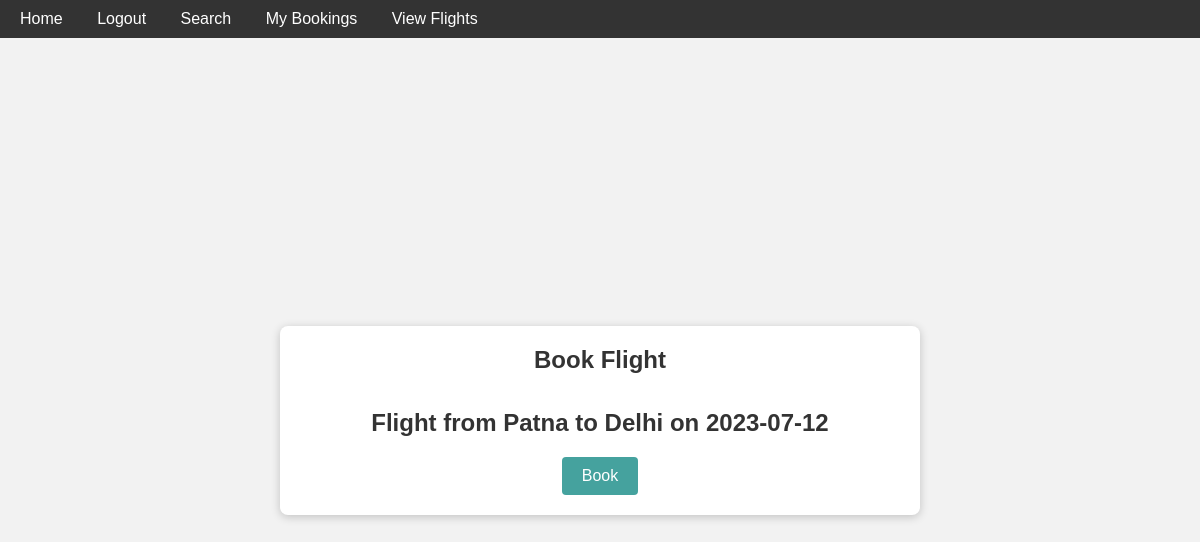
/book-flight/1 (signed in), run on the app's committed database.
### main.py (models this page shows)
class Flight(db.Model):
    id = db.Column(db.Integer, primary_key=True)
    flight_number = db.Column(db.String(20), nullable=False)
    location = db.Column(db.String(20), nullable = False)
    destination =  db.Column(db.String(20), nullable = False)
    date = db.Column(db.Date(), nullable = False )
    available_seats = db.Column(db.Integer, nullable=False)

### main.py (the view, shortened to what this page needs)
@app.route('/book-flight/<int:flight_id>', methods=['GET', 'POST'])
@login_required
def book_flight(flight_id):
    flight = Flight.query.get_or_404(flight_id)
    return render_template('book_flight.html', flight=flight)

### main.py (called while the page is built)
@login_manager.user_loader
def load_user(user_id):
    return User.query.get(int(user_id))

### templates/book_flight.html (shortened to what this page needs)
{% extends 'layout.html' %}
{% block content %}
<div class="container">
    <h1>Book Flight</h1>
    <h2>Flight from  {{flight.location}} to {{ flight.destination }} on {{ flight.date }}</h2>
    <form method="POST">
        <button type="submit">Book</button>
    </form>
</div>
{% endblock %}

### templates/layout.html (style rules this page uses)
body { margin: 0; padding: 0; }

### templates/book_flight.html (style rules this page uses)
body { background-color: #f2f2f2; color: #333; font-family: Arial, sans-serif; margin: 0; padding: 0; display: flex; justify-content: center; align-items: center; height: 100vh; }
.container { width: 600px; background-color: #fff; padding: 20px; border-radius: 8px; box-shadow: 0px 2px 10px rgba(0, 0, 0, 0.2); text-align: center; }
h1 { font-size: 24px; color: #333; margin-top: 0; margin-bottom: 35px; }
h2 { font-size: 24px; color: #333; margin-top: 0; margin-bottom: 20px; }
form { display: flex; flex-direction: column; align-items: center; }
button { background-color: #45a29e; color: #fff; padding: 10px 20px; border: none; border-radius: 4px; cursor: pointer; font-size: 16px; }

### data on the page
Flight: location "Patna", destination "Delhi", date "2023-07-12"
